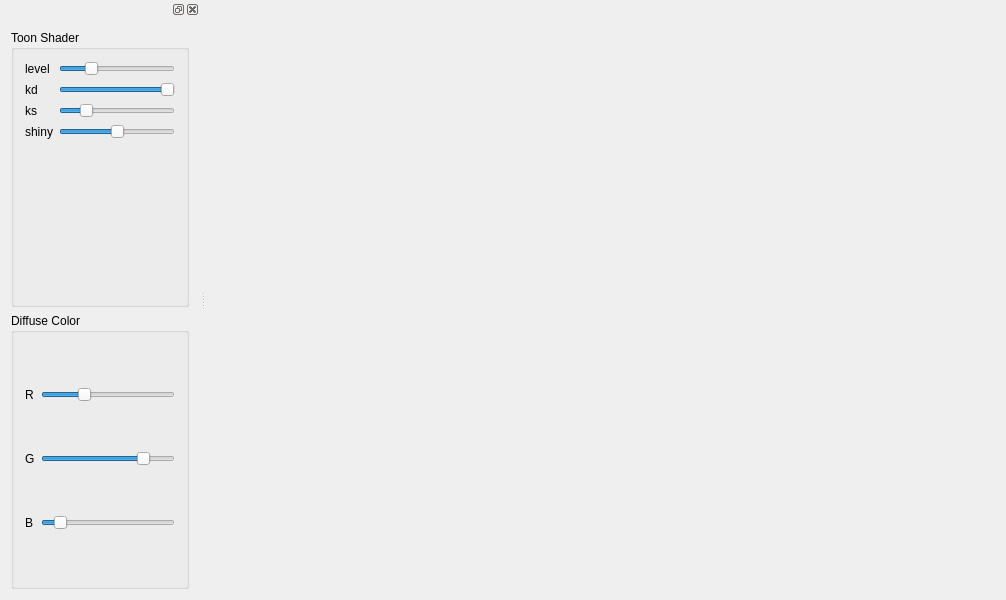
<?xml version="1.0" encoding="UTF-8"?>
<ui version="4.0">
 <class>MainWindow</class>
 <widget class="QMainWindow" name="MainWindow">
  <property name="geometry">
   <rect>
    <x>0</x>
    <y>0</y>
    <width>1000</width>
    <height>600</height>
   </rect>
  </property>
  <property name="windowTitle">
   <string>A CS123 Final</string>
  </property>
  <widget class="QWidget" name="centralWidget">
   <property name="minimumSize">
    <size>
     <width>800</width>
     <height>600</height>
    </size>
   </property>
   <layout class="QHBoxLayout" name="horizontalLayout">
    <property name="leftMargin">
     <number>0</number>
    </property>
    <property name="topMargin">
     <number>0</number>
    </property>
    <property name="rightMargin">
     <number>0</number>
    </property>
    <property name="bottomMargin">
     <number>0</number>
    </property>
    <item>
     <widget class="View" name="view" native="true"/>
    </item>
   </layout>
  </widget>
  <widget class="QDockWidget" name="dockWidget">
   <property name="minimumSize">
    <size>
     <width>200</width>
     <height>600</height>
    </size>
   </property>
   <attribute name="dockWidgetArea">
    <number>1</number>
   </attribute>
   <widget class="QWidget" name="dockWidgetContents">
    <layout class="QVBoxLayout" name="verticalLayout">
     <item>
      <widget class="QGroupBox" name="ToonShader">
       <property name="title">
        <string>Toon Shader</string>
       </property>
       <layout class="QFormLayout" name="formLayout">
        <item row="1" column="0">
         <widget class="QLabel" name="level">
          <property name="text">
           <string>level</string>
          </property>
         </widget>
        </item>
        <item row="1" column="1">
         <widget class="QSlider" name="levelSlider">
          <property name="maximum">
           <number>20</number>
          </property>
          <property name="sliderPosition">
           <number>5</number>
          </property>
          <property name="orientation">
           <enum>Qt::Horizontal</enum>
          </property>
         </widget>
        </item>
        <item row="2" column="0">
         <widget class="QLabel" name="label">
          <property name="text">
           <string>kd</string>
          </property>
         </widget>
        </item>
        <item row="2" column="1">
         <widget class="QSlider" name="kdSlider">
          <property name="maximum">
           <number>10</number>
          </property>
          <property name="value">
           <number>10</number>
          </property>
          <property name="orientation">
           <enum>Qt::Horizontal</enum>
          </property>
         </widget>
        </item>
        <item row="3" column="0">
         <widget class="QLabel" name="label_2">
          <property name="text">
           <string>ks</string>
          </property>
         </widget>
        </item>
        <item row="3" column="1">
         <widget class="QSlider" name="ksSlider">
          <property name="maximum">
           <number>10</number>
          </property>
          <property name="value">
           <number>2</number>
          </property>
          <property name="orientation">
           <enum>Qt::Horizontal</enum>
          </property>
         </widget>
        </item>
        <item row="4" column="0">
         <widget class="QLabel" name="label_3">
          <property name="text">
           <string>shiny</string>
          </property>
         </widget>
        </item>
        <item row="4" column="1">
         <widget class="QSlider" name="shineSlider">
          <property name="maximum">
           <number>10</number>
          </property>
          <property name="value">
           <number>5</number>
          </property>
          <property name="orientation">
           <enum>Qt::Horizontal</enum>
          </property>
         </widget>
        </item>
       </layout>
      </widget>
     </item>
     <item>
      <widget class="QGroupBox" name="groupBox">
       <property name="title">
        <string>Diffuse Color</string>
       </property>
       <layout class="QGridLayout" name="gridLayout">
        <item row="1" column="1">
         <widget class="QSlider" name="dGSlider">
          <property name="maximum">
           <number>10</number>
          </property>
          <property name="sliderPosition">
           <number>8</number>
          </property>
          <property name="orientation">
           <enum>Qt::Horizontal</enum>
          </property>
         </widget>
        </item>
        <item row="0" column="1">
         <widget class="QSlider" name="dRSlider">
          <property name="maximum">
           <number>10</number>
          </property>
          <property name="value">
           <number>3</number>
          </property>
          <property name="orientation">
           <enum>Qt::Horizontal</enum>
          </property>
         </widget>
        </item>
        <item row="2" column="1">
         <widget class="QSlider" name="dBSlider">
          <property name="maximum">
           <number>10</number>
          </property>
          <property name="value">
           <number>1</number>
          </property>
          <property name="orientation">
           <enum>Qt::Horizontal</enum>
          </property>
         </widget>
        </item>
        <item row="0" column="0">
         <widget class="QLabel" name="label_4">
          <property name="text">
           <string>R</string>
          </property>
         </widget>
        </item>
        <item row="1" column="0">
         <widget class="QLabel" name="label_5">
          <property name="text">
           <string>G</string>
          </property>
         </widget>
        </item>
        <item row="2" column="0">
         <widget class="QLabel" name="label_6">
          <property name="text">
           <string>B</string>
          </property>
         </widget>
        </item>
       </layout>
      </widget>
     </item>
    </layout>
   </widget>
  </widget>
 </widget>
 <layoutdefault spacing="6" margin="11"/>
 <customwidgets>
  <customwidget>
   <class>View</class>
   <extends>QWidget</extends>
   <header>view.h</header>
   <slots>
    <slot>updateToonLayer(int)</slot>
    <slot>updateToonKD(int)</slot>
    <slot>updateToonKS(int)</slot>
    <slot>updateToonShiny(int)</slot>
    <slot>updateDiffuseR(int)</slot>
    <slot>updateDiffuseG(int)</slot>
    <slot>updateDiffuseB(int)</slot>
   </slots>
  </customwidget>
 </customwidgets>
 <resources/>
 <connections>
  <connection>
   <sender>levelSlider</sender>
   <signal>valueChanged(int)</signal>
   <receiver>view</receiver>
   <slot>updateToonLayer(int)</slot>
   <hints>
    <hint type="sourcelabel">
     <x>155</x>
     <y>77</y>
    </hint>
    <hint type="destinationlabel">
     <x>599</x>
     <y>299</y>
    </hint>
   </hints>
  </connection>
  <connection>
   <sender>kdSlider</sender>
   <signal>valueChanged(int)</signal>
   <receiver>view</receiver>
   <slot>updateToonKD(int)</slot>
   <hints>
    <hint type="sourcelabel">
     <x>101</x>
     <y>108</y>
    </hint>
    <hint type="destinationlabel">
     <x>294</x>
     <y>154</y>
    </hint>
   </hints>
  </connection>
  <connection>
   <sender>ksSlider</sender>
   <signal>valueChanged(int)</signal>
   <receiver>view</receiver>
   <slot>updateToonKS(int)</slot>
   <hints>
    <hint type="sourcelabel">
     <x>133</x>
     <y>145</y>
    </hint>
    <hint type="destinationlabel">
     <x>290</x>
     <y>232</y>
    </hint>
   </hints>
  </connection>
  <connection>
   <sender>shineSlider</sender>
   <signal>valueChanged(int)</signal>
   <receiver>view</receiver>
   <slot>updateToonShiny(int)</slot>
   <hints>
    <hint type="sourcelabel">
     <x>85</x>
     <y>185</y>
    </hint>
    <hint type="destinationlabel">
     <x>390</x>
     <y>346</y>
    </hint>
   </hints>
  </connection>
  <connection>
   <sender>dRSlider</sender>
   <signal>valueChanged(int)</signal>
   <receiver>view</receiver>
   <slot>updateDiffuseR(int)</slot>
   <hints>
    <hint type="sourcelabel">
     <x>141</x>
     <y>498</y>
    </hint>
    <hint type="destinationlabel">
     <x>256</x>
     <y>506</y>
    </hint>
   </hints>
  </connection>
  <connection>
   <sender>dGSlider</sender>
   <signal>valueChanged(int)</signal>
   <receiver>view</receiver>
   <slot>updateDiffuseG(int)</slot>
   <hints>
    <hint type="sourcelabel">
     <x>169</x>
     <y>525</y>
    </hint>
    <hint type="destinationlabel">
     <x>219</x>
     <y>532</y>
    </hint>
   </hints>
  </connection>
  <connection>
   <sender>dBSlider</sender>
   <signal>valueChanged(int)</signal>
   <receiver>view</receiver>
   <slot>updateDiffuseB(int)</slot>
   <hints>
    <hint type="sourcelabel">
     <x>161</x>
     <y>561</y>
    </hint>
    <hint type="destinationlabel">
     <x>252</x>
     <y>566</y>
    </hint>
   </hints>
  </connection>
 </connections>
</ui>
